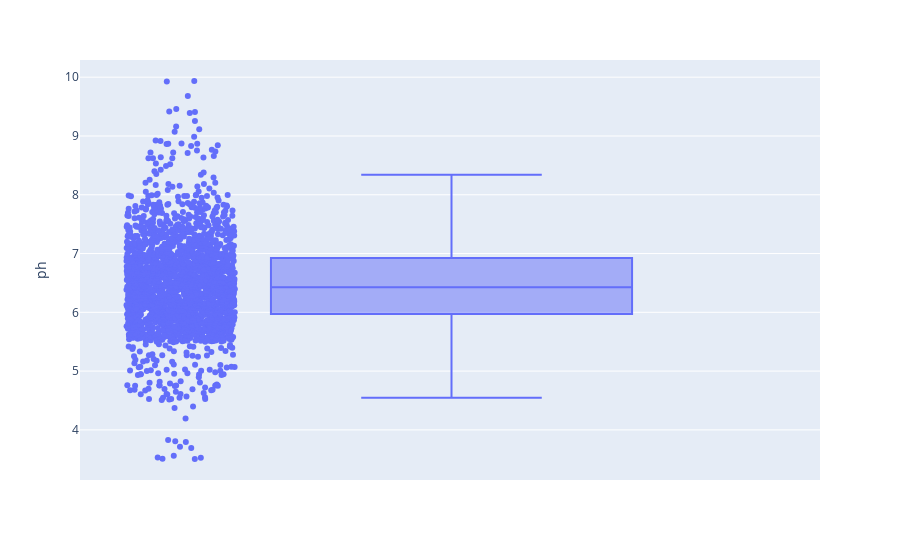

Notebook source saved alongside this figure:
### Code cell
fig = px.box(data , y="ph",points="all")
fig.show()

### Figure 1 — Plotly figure (JSON) as saved in the notebook; plotly's stock layout.template omitted (floating-point values rounded to 4 significant figures; data arrays with more than 128 entries replaced by an {"elided": "..."} marker saying what was removed)
{"data": [{"alignmentgroup": "True", "boxpoints": "all", "hovertemplate": "ph=%{y}<extra></extra>", "legendgroup": "", "marker": {"color": "#636efa"}, "name": "", "notched": false, "offsetgroup": "", "orientation": "v", "showlegend": false, "type": "box", "x0": " ", "xaxis": "x", "y": {"elided": "2200 float values"}, "y0": " ", "yaxis": "y"}], "layout": {"autosize": true, "boxmode": "group", "legend": {"tracegroupgap": 0}, "margin": {"t": 60}, "xaxis": {"anchor": "y", "autorange": true, "domain": [0, 1], "range": [-0.5032, 0.5], "type": "category"}, "yaxis": {"anchor": "x", "autorange": true, "domain": [0, 1], "range": [3.148, 10.29], "title": {"text": "ph"}, "type": "linear"}}}
